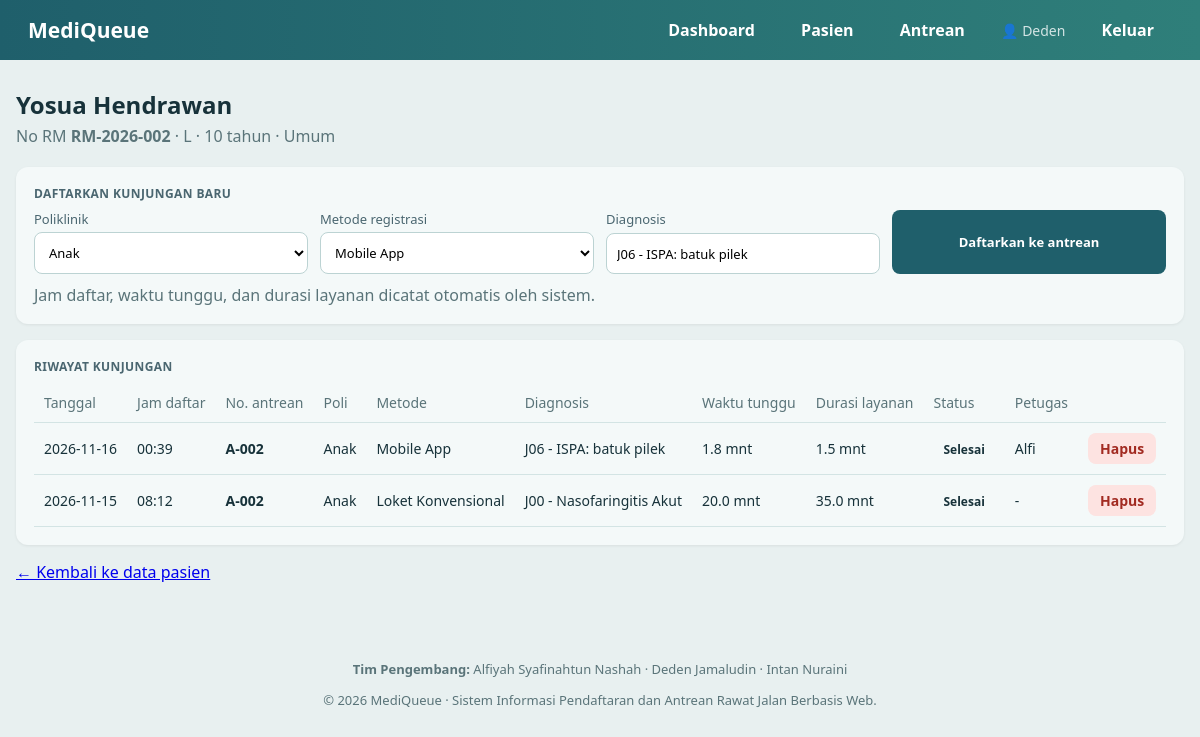
The page /riwayat.php?id=2 (signed in) on the database its author committed.
### tables this page shows
CREATE TABLE `pasien` (
  `id` int(11) NOT NULL,
  `no_rm` varchar(20) NOT NULL,
  `nama` varchar(100) NOT NULL,
  `jk` char(1) NOT NULL,
  `umur` int(11) NOT NULL,
  `penjamin` varchar(20) NOT NULL
);

CREATE TABLE `kunjungan` (
  `id` int(11) NOT NULL,
  `pasien_id` int(11) NOT NULL,
  `tanggal` date NOT NULL,
  `poli` varchar(50) NOT NULL,
  `metode` varchar(40) NOT NULL,
  `diagnosis` varchar(100) NOT NULL,
  `waktu_admisi` decimal(6,1) DEFAULT NULL,
  `durasi_layanan` decimal(6,1) DEFAULT NULL,
  `no_antrean` varchar(10) DEFAULT NULL,
  `status` varchar(15) NOT NULL DEFAULT 'Menunggu',
  `jam_daftar` datetime DEFAULT NULL,
  `jam_dipanggil` datetime DEFAULT NULL,
  `jam_mulai` datetime DEFAULT NULL,
  `jam_selesai` datetime DEFAULT NULL,
  `petugas_id` int(11) DEFAULT NULL
);

CREATE TABLE `petugas` (
  `id` int(11) NOT NULL,
  `username` varchar(50) NOT NULL,
  `password` varchar(255) NOT NULL,
  `nama` varchar(100) NOT NULL
);

### koneksi.php (called while the page is built, shortened)
<?php
$db = new mysqli("localhost", "root", "", "db_simrs");
if ($db->connect_error) {
    die("Koneksi gagal: " . $db->connect_error);
} function e($s){ return htmlspecialchars((string)$s, ENT_QUOTES, 'UTF-8'); }
?>

### riwayat.php (the view, shortened to what this page needs)
<?php
include "header.php";
$id = (int)($_GET['id'] ?? 0); $pesan = "";
$st = $db->prepare("SELECT * FROM pasien WHERE id=?");
$st->bind_param("i", $id); $st->execute();
$p = $st->get_result()->fetch_assoc();
$st = $db->prepare("SELECT poli, diagnosis FROM kunjungan WHERE pasien_id=? ORDER BY tanggal DESC, id DESC LIMIT 1");
$st->bind_param("i", $id); $st->execute();
$last = $st->get_result()->fetch_assoc();
$st = $db->prepare("SELECT k.*, pt.nama AS petugas FROM kunjungan k LEFT JOIN petugas pt ON pt.id=k.petugas_id WHERE k.pasien_id=? ORDER BY k.tanggal DESC, k.id DESC");
$st->bind_param("i", $id); $st->execute();
$rk = $st->get_result();
function mnt($v) { return $v === null ? "-" : e($v) . " mnt"; }
?>
<?php if (!$p): ?>
  <h2>Pasien tidak ditemukan</h2>
<?php else: ?>
<h2><?= e($p['nama']) ?></h2>
<p class="sub">No RM <b><?= e($p['no_rm']) ?></b> · <?= e($p['jk']) ?> · <?= (int)$p['umur'] ?> tahun · <?= e($p['penjamin']) ?></p>
<div class="card">
  <h3>Daftarkan kunjungan baru</h3>
  <form method="post" class="form">
    <label>Poliklinik<select name="poli">
      <?php foreach (["Umum","Penyakit Dalam","Anak","Jantung","Mata","Saraf","Bedah","THT","Gigi","Kulit"] as $x) echo "<option" . (($last['poli'] ?? '') === $x ? " selected" : "") . ">$x</option>"; ?>
    </select></label>
    <label>Metode registrasi<select name="metode"><option>Mobile App</option><option>APM / Kiosk Mandiri</option><option>Loket Konvensional</option></select></label>
    <label>Diagnosis<input name="diagnosis" value="<?= e($last['diagnosis'] ?? '') ?>" required placeholder="Contoh: I10 - Hipertensi"></label>
    <label><button class="pri">Daftarkan ke antrean</button></label>
  </form>
  <p class="sub" style="margin:10px 0 0">Jam daftar, waktu tunggu, dan durasi layanan dicatat otomatis oleh sistem.</p>
</div>
<div class="card scroll">
  <h3>Riwayat kunjungan</h3>
  <table>
    <tr><th>Tanggal</th><th>Jam daftar</th><th>No. antrean</th><th>Poli</th><th>Metode</th><th>Diagnosis</th><th>Waktu tunggu</th><th>Durasi layanan</th><th>Status</th><th>Petugas</th><th></th>
    <?php while ($k = $rk->fetch_assoc()): ?>
    <tr>
      <td><?= e($k['tanggal']) ?></td>
      <td><?= $k['jam_daftar'] ? e(date('H:i', strtotime($k['jam_daftar']))) : '-' ?></td>
      <td><b><?= e($k['no_antrean']) ?></b></td><td><?= e($k['poli']) ?></td><td><?= e($k['metode']) ?></td>
      <td><?= e($k['diagnosis']) ?></td><td><?= mnt($k['waktu_admisi']) ?></td><td><?= mnt($k['durasi_layanan']) ?></td>
      <td><span class="st st-<?= e($k['status']) ?>"><?= e($k['status']) ?></span></td>
      <td><?= e($k['petugas'] ?? '-') ?></td>
      <td><form method="post" onsubmit="return confirm('Hapus kunjungan ini?')">
        <button class="del">Hapus</button></form></td>
    </tr>
    <?php endwhile; ?>
  </table>
</div>
<?php endif; ?>
<p><a href="pasien.php">← Kembali ke data pasien</a></p>
<?php include "footer.php"; ?>

### header.php (shortened to what this page needs)
<?php
include "koneksi.php";
$hal = basename($_SERVER['PHP_SELF']);
?>
<!DOCTYPE html>
<html lang="id"><head><meta charset="utf-8">
<title>MediQueue</title><link rel="stylesheet" href="style.css"></head>
<body>
<header class="top"><h1>MediQueue</h1>
<nav>
<a href="index.php" class="<?= $hal=='index.php'?'on':'' ?>">Dashboard</a>
<a href="pasien.php" class="<?= $hal=='pasien.php'?'on':'' ?>">Pasien</a>
<a href="antrean.php" class="<?= $hal=='antrean.php'?'on':'' ?>">Antrean</a>
<span class="who">👤 <?= e($_SESSION['nama'] ?? '') ?></span>
<a href="logout.php">Keluar</a>
</nav></header>
<main class="container">

### footer.php (shortened to what this page needs)
</main>
<footer>
<p><b>Tim Pengembang:</b> Alfiyah Syafinahtun Nashah · Deden Jamaludin · Intan Nuraini</p>
<p>© 2026 MediQueue · Sistem Informasi Pendaftaran dan Antrean Rawat Jalan Berbasis Web.</p>
</footer>
</body></html>

### style.css (style rules this page uses)
* { box-sizing:border-box }
body { margin:0;font-family:"Segoe UI",system-ui,sans-serif;background:#e8f0f0;color:#17323a }
.top { background:linear-gradient(90deg,#1f5f6b,#2f7f7a);color:#fff;display:flex;justify-content:space-between;align-items:center;padding:16px 28px;flex-wrap:wrap;gap:8px }
.top h1 { margin:0;font-size:21px }
nav a { color:#fff;text-decoration:none;padding:9px 18px;border-radius:8px;margin-left:6px;font-weight:600 }
.container { max-width:1200px;margin:0 auto;padding:28px 16px }
h2 { margin:0 0 4px }
.sub { color:#5a7479;margin:0 0 20px }
.card { background:#f4f9f9;border-radius:12px;padding:18px;margin-bottom:16px;box-shadow:0 1px 3px #0001 }
.card h3 { margin:0 0 8px;font-size:12px;text-transform:uppercase;letter-spacing:.4px;color:#4a6670 }
footer { text-align:center;color:#5a7479;font-size:13px;padding:20px 16px 32px }
input,select { padding:10px;border:1px solid #bcd3d3;border-radius:8px;font:inherit;width:100%;background:#fff }
button { font:inherit;cursor:pointer;border:0;border-radius:8px;padding:10px 16px;background:#d3e4e4;font-weight:600 }
.pri { background:#1f5f6b;color:#fff }
.del { background:#fde3e1;color:#a22b22;padding:6px 12px }
.scroll { overflow-x:auto }
table { border-collapse:collapse;width:100%;font-size:14px }
th,td { text-align:left;padding:10px;border-bottom:1px solid #d3e4e4;white-space:nowrap }
th { color:#5a7479;font-weight:500 }
.form { display:grid;grid-template-columns:repeat(auto-fit,minmax(200px,1fr));gap:12px }
label { display:grid;gap:4px;font-size:13px;color:#4a6670 }
td form { display:inline }
.st { padding:3px 10px;border-radius:10px;font-weight:700;font-size:12px }
.who { color:#d3e4e4;font-size:14px;margin:0 8px 0 14px }

### rows shown on the page
pasien: nama "Yosua Hendrawan", no_rm "RM-2026-002", jk "L", umur "10", penjamin "Umum"
kunjungan: poli "Anak", diagnosis "J06 - ISPA: batuk pilek", tanggal "2026-11-16", jam_daftar "00:39", no_antrean "A-002", metode "Mobile App", waktu_admisi "1.8 mnt", durasi_layanan "1.5 mnt", status "Selesai", petugas.nama "Alfi"
kunjungan: tanggal "2026-11-15", jam_daftar "08:12", no_antrean "A-002", poli "Anak", metode "Loket Konvensional", diagnosis "J00 - Nasofaringitis Akut", waktu_admisi "20.0 mnt", durasi_layanan "35.0 mnt", status "Selesai", petugas "-"

### other values the page prints
$_SESSION['nama'] "Deden"
